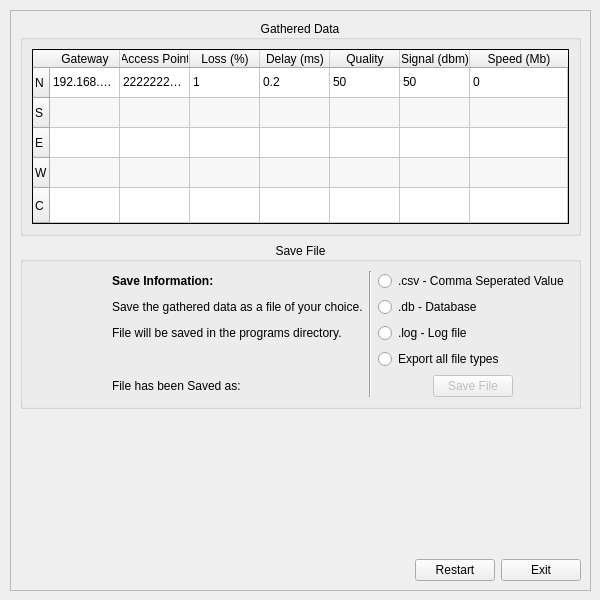
<?xml version="1.0" encoding="UTF-8"?>
<ui version="4.0">
 <class>MainWindow</class>
 <widget class="QWidget" name="MainWindow">
  <property name="enabled">
   <bool>true</bool>
  </property>
  <property name="geometry">
   <rect>
    <x>0</x>
    <y>0</y>
    <width>600</width>
    <height>600</height>
   </rect>
  </property>
  <property name="sizePolicy">
   <sizepolicy hsizetype="Maximum" vsizetype="Maximum">
    <horstretch>0</horstretch>
    <verstretch>0</verstretch>
   </sizepolicy>
  </property>
  <property name="minimumSize">
   <size>
    <width>600</width>
    <height>600</height>
   </size>
  </property>
  <property name="maximumSize">
   <size>
    <width>600</width>
    <height>600</height>
   </size>
  </property>
  <property name="windowTitle">
   <string>Wifi Sniffer</string>
  </property>
  <property name="windowIcon">
   <iconset>
    <normaloff>logo.png</normaloff>logo.png</iconset>
  </property>
  <widget class="QFrame" name="viewOne">
   <property name="enabled">
    <bool>true</bool>
   </property>
   <property name="geometry">
    <rect>
     <x>10</x>
     <y>600</y>
     <width>580</width>
     <height>580</height>
    </rect>
   </property>
   <property name="sizePolicy">
    <sizepolicy hsizetype="Maximum" vsizetype="Minimum">
     <horstretch>0</horstretch>
     <verstretch>0</verstretch>
    </sizepolicy>
   </property>
   <property name="minimumSize">
    <size>
     <width>580</width>
     <height>580</height>
    </size>
   </property>
   <property name="maximumSize">
    <size>
     <width>580</width>
     <height>580</height>
    </size>
   </property>
   <property name="layoutDirection">
    <enum>Qt::LeftToRight</enum>
   </property>
   <property name="styleSheet">
    <string notr="true"/>
   </property>
   <property name="frameShape">
    <enum>QFrame::StyledPanel</enum>
   </property>
   <property name="frameShadow">
    <enum>QFrame::Raised</enum>
   </property>
   <layout class="QGridLayout" name="gridLayout">
    <item row="5" column="2">
     <widget class="QPushButton" name="floorNext">
      <property name="enabled">
       <bool>false</bool>
      </property>
      <property name="minimumSize">
       <size>
        <width>150</width>
        <height>0</height>
       </size>
      </property>
      <property name="text">
       <string>Next</string>
      </property>
     </widget>
    </item>
    <item row="0" column="2">
     <widget class="QLabel" name="label_2">
      <property name="sizePolicy">
       <sizepolicy hsizetype="Fixed" vsizetype="Fixed">
        <horstretch>150</horstretch>
        <verstretch>150</verstretch>
       </sizepolicy>
      </property>
      <property name="maximumSize">
       <size>
        <width>150</width>
        <height>150</height>
       </size>
      </property>
      <property name="text">
       <string/>
      </property>
      <property name="pixmap">
       <pixmap>logo.png</pixmap>
      </property>
      <property name="scaledContents">
       <bool>true</bool>
      </property>
     </widget>
    </item>
    <item row="0" column="0" rowspan="6">
     <widget class="QLabel" name="floorImage">
      <property name="sizePolicy">
       <sizepolicy hsizetype="Maximum" vsizetype="Maximum">
        <horstretch>0</horstretch>
        <verstretch>0</verstretch>
       </sizepolicy>
      </property>
      <property name="minimumSize">
       <size>
        <width>400</width>
        <height>0</height>
       </size>
      </property>
      <property name="maximumSize">
       <size>
        <width>400</width>
        <height>16777215</height>
       </size>
      </property>
      <property name="font">
       <font>
        <weight>50</weight>
        <bold>false</bold>
       </font>
      </property>
      <property name="text">
       <string/>
      </property>
      <property name="pixmap">
       <pixmap>assets/0U.jpg</pixmap>
      </property>
      <property name="scaledContents">
       <bool>true</bool>
      </property>
      <property name="alignment">
       <set>Qt::AlignCenter</set>
      </property>
     </widget>
    </item>
    <item row="1" column="2">
     <widget class="QGroupBox" name="selectFloor">
      <property name="sizePolicy">
       <sizepolicy hsizetype="Fixed" vsizetype="Fixed">
        <horstretch>150</horstretch>
        <verstretch>0</verstretch>
       </sizepolicy>
      </property>
      <property name="minimumSize">
       <size>
        <width>150</width>
        <height>0</height>
       </size>
      </property>
      <property name="maximumSize">
       <size>
        <width>150</width>
        <height>16777215</height>
       </size>
      </property>
      <property name="font">
       <font>
        <weight>50</weight>
        <bold>false</bold>
       </font>
      </property>
      <property name="title">
       <string> Please Select a Floor </string>
      </property>
      <property name="alignment">
       <set>Qt::AlignCenter</set>
      </property>
      <layout class="QGridLayout" name="gridLayout_6">
       <item row="0" column="0">
        <layout class="QGridLayout" name="gridLayout_5">
         <item row="2" column="0">
          <widget class="QRadioButton" name="secondFloor">
           <property name="layoutDirection">
            <enum>Qt::LeftToRight</enum>
           </property>
           <property name="text">
            <string>Second Floor</string>
           </property>
          </widget>
         </item>
         <item row="1" column="0">
          <widget class="QRadioButton" name="firstFloor">
           <property name="layoutDirection">
            <enum>Qt::LeftToRight</enum>
           </property>
           <property name="text">
            <string>First Floor</string>
           </property>
          </widget>
         </item>
         <item row="0" column="0">
          <widget class="QRadioButton" name="groundFloor">
           <property name="layoutDirection">
            <enum>Qt::LeftToRight</enum>
           </property>
           <property name="text">
            <string>Ground Floor</string>
           </property>
           <property name="checked">
            <bool>true</bool>
           </property>
          </widget>
         </item>
        </layout>
       </item>
      </layout>
     </widget>
    </item>
    <item row="3" column="2">
     <widget class="QGroupBox" name="groupBox">
      <property name="sizePolicy">
       <sizepolicy hsizetype="Preferred" vsizetype="Maximum">
        <horstretch>0</horstretch>
        <verstretch>0</verstretch>
       </sizepolicy>
      </property>
      <property name="title">
       <string> Select Room </string>
      </property>
      <property name="alignment">
       <set>Qt::AlignCenter</set>
      </property>
      <layout class="QGridLayout" name="gridLayout_8">
       <item row="0" column="0">
        <widget class="QComboBox" name="selectRoom"/>
       </item>
      </layout>
     </widget>
    </item>
    <item row="2" column="2">
     <widget class="QGroupBox" name="selectWing">
      <property name="enabled">
       <bool>true</bool>
      </property>
      <property name="sizePolicy">
       <sizepolicy hsizetype="Preferred" vsizetype="Fixed">
        <horstretch>0</horstretch>
        <verstretch>0</verstretch>
       </sizepolicy>
      </property>
      <property name="title">
       <string> Select Wing </string>
      </property>
      <property name="alignment">
       <set>Qt::AlignCenter</set>
      </property>
      <layout class="QGridLayout" name="gridLayout_7">
       <item row="0" column="0">
        <widget class="QRadioButton" name="u">
         <property name="text">
          <string>U</string>
         </property>
         <property name="checked">
          <bool>true</bool>
         </property>
        </widget>
       </item>
       <item row="0" column="1">
        <widget class="QRadioButton" name="v">
         <property name="text">
          <string>V</string>
         </property>
        </widget>
       </item>
       <item row="0" column="2">
        <widget class="QRadioButton" name="w">
         <property name="text">
          <string>W</string>
         </property>
        </widget>
       </item>
       <item row="1" column="2">
        <widget class="QRadioButton" name="z">
         <property name="text">
          <string>Z</string>
         </property>
        </widget>
       </item>
       <item row="1" column="1">
        <widget class="QRadioButton" name="y">
         <property name="text">
          <string>Y</string>
         </property>
        </widget>
       </item>
       <item row="1" column="0">
        <widget class="QRadioButton" name="x">
         <property name="text">
          <string>X</string>
         </property>
        </widget>
       </item>
      </layout>
     </widget>
    </item>
   </layout>
   <zorder>floorImage</zorder>
   <zorder>floorNext</zorder>
   <zorder>selectFloor</zorder>
   <zorder>selectWing</zorder>
   <zorder>groupBox</zorder>
   <zorder>label_2</zorder>
  </widget>
  <widget class="QFrame" name="viewTwo">
   <property name="geometry">
    <rect>
     <x>10</x>
     <y>600</y>
     <width>578</width>
     <height>572</height>
    </rect>
   </property>
   <property name="styleSheet">
    <string notr="true"/>
   </property>
   <property name="frameShape">
    <enum>QFrame::StyledPanel</enum>
   </property>
   <property name="frameShadow">
    <enum>QFrame::Raised</enum>
   </property>
   <layout class="QGridLayout" name="gridLayout_2">
    <item row="2" column="4">
     <widget class="QPushButton" name="roomNext">
      <property name="enabled">
       <bool>false</bool>
      </property>
      <property name="sizePolicy">
       <sizepolicy hsizetype="MinimumExpanding" vsizetype="Fixed">
        <horstretch>0</horstretch>
        <verstretch>0</verstretch>
       </sizepolicy>
      </property>
      <property name="minimumSize">
       <size>
        <width>150</width>
        <height>0</height>
       </size>
      </property>
      <property name="maximumSize">
       <size>
        <width>75</width>
        <height>16777215</height>
       </size>
      </property>
      <property name="text">
       <string>Next</string>
      </property>
     </widget>
    </item>
    <item row="1" column="4">
     <widget class="QGroupBox" name="groupBox_2">
      <property name="sizePolicy">
       <sizepolicy hsizetype="Minimum" vsizetype="Preferred">
        <horstretch>0</horstretch>
        <verstretch>0</verstretch>
       </sizepolicy>
      </property>
      <property name="minimumSize">
       <size>
        <width>150</width>
        <height>0</height>
       </size>
      </property>
      <property name="maximumSize">
       <size>
        <width>150</width>
        <height>16777215</height>
       </size>
      </property>
      <property name="title">
       <string>Room Information</string>
      </property>
      <property name="alignment">
       <set>Qt::AlignCenter</set>
      </property>
      <layout class="QVBoxLayout" name="verticalLayout">
       <item>
        <widget class="QPlainTextEdit" name="scanInfo">
         <property name="frameShape">
          <enum>QFrame::Box</enum>
         </property>
         <property name="frameShadow">
          <enum>QFrame::Plain</enum>
         </property>
         <property name="readOnly">
          <bool>true</bool>
         </property>
         <property name="plainText">
          <string>Stand at the North most point of the room and click the scan button, Repeat these steps for each point as requested.

Once the scan is complete the results will be displayed.</string>
         </property>
         <property name="backgroundVisible">
          <bool>false</bool>
         </property>
         <property name="centerOnScroll">
          <bool>false</bool>
         </property>
        </widget>
       </item>
       <item>
        <widget class="QPushButton" name="scanButton">
         <property name="text">
          <string>Scan North</string>
         </property>
        </widget>
       </item>
      </layout>
     </widget>
    </item>
    <item row="0" column="4">
     <widget class="QLabel" name="label_4">
      <property name="sizePolicy">
       <sizepolicy hsizetype="Fixed" vsizetype="Fixed">
        <horstretch>150</horstretch>
        <verstretch>150</verstretch>
       </sizepolicy>
      </property>
      <property name="maximumSize">
       <size>
        <width>150</width>
        <height>150</height>
       </size>
      </property>
      <property name="text">
       <string/>
      </property>
      <property name="pixmap">
       <pixmap>logo.png</pixmap>
      </property>
      <property name="scaledContents">
       <bool>true</bool>
      </property>
     </widget>
    </item>
    <item row="0" column="0" rowspan="3">
     <widget class="QLabel" name="roomImage">
      <property name="sizePolicy">
       <sizepolicy hsizetype="Maximum" vsizetype="Maximum">
        <horstretch>0</horstretch>
        <verstretch>0</verstretch>
       </sizepolicy>
      </property>
      <property name="minimumSize">
       <size>
        <width>400</width>
        <height>0</height>
       </size>
      </property>
      <property name="maximumSize">
       <size>
        <width>400</width>
        <height>16777215</height>
       </size>
      </property>
      <property name="lineWidth">
       <number>0</number>
      </property>
      <property name="text">
       <string/>
      </property>
      <property name="pixmap">
       <pixmap>assets/rooms/U103.jpg</pixmap>
      </property>
      <property name="scaledContents">
       <bool>true</bool>
      </property>
     </widget>
    </item>
   </layout>
  </widget>
  <widget class="QFrame" name="viewThree">
   <property name="geometry">
    <rect>
     <x>10</x>
     <y>10</y>
     <width>581</width>
     <height>581</height>
    </rect>
   </property>
   <property name="styleSheet">
    <string notr="true"/>
   </property>
   <property name="frameShape">
    <enum>QFrame::StyledPanel</enum>
   </property>
   <property name="frameShadow">
    <enum>QFrame::Raised</enum>
   </property>
   <layout class="QGridLayout" name="gridLayout_3">
    <item row="1" column="0" colspan="3">
     <widget class="QGroupBox" name="saveFileBox">
      <property name="title">
       <string>Save File</string>
      </property>
      <property name="alignment">
       <set>Qt::AlignCenter</set>
      </property>
      <layout class="QGridLayout" name="gridLayout_9">
       <item row="0" column="0">
        <layout class="QGridLayout" name="gridLayout_10">
         <item row="0" column="1">
          <widget class="QLabel" name="saveInfo">
           <property name="font">
            <font>
             <weight>75</weight>
             <bold>true</bold>
            </font>
           </property>
           <property name="text">
            <string>Save Information:</string>
           </property>
          </widget>
         </item>
         <item row="2" column="1">
          <widget class="QLabel" name="saveData2">
           <property name="text">
            <string>File will be saved in the programs directory.</string>
           </property>
          </widget>
         </item>
         <item row="4" column="3" alignment="Qt::AlignHCenter">
          <widget class="QPushButton" name="saveFileBttn">
           <property name="enabled">
            <bool>false</bool>
           </property>
           <property name="sizePolicy">
            <sizepolicy hsizetype="Fixed" vsizetype="Fixed">
             <horstretch>0</horstretch>
             <verstretch>0</verstretch>
            </sizepolicy>
           </property>
           <property name="text">
            <string>Save File</string>
           </property>
          </widget>
         </item>
         <item row="4" column="1">
          <widget class="QLabel" name="saveFileLoc">
           <property name="text">
            <string>File has been Saved as:</string>
           </property>
          </widget>
         </item>
         <item row="2" column="3">
          <widget class="QRadioButton" name="logFile">
           <property name="text">
            <string>.log - Log file</string>
           </property>
          </widget>
         </item>
         <item row="1" column="1">
          <widget class="QLabel" name="saveData1">
           <property name="text">
            <string>Save the gathered data as a file of your choice.</string>
           </property>
          </widget>
         </item>
         <item row="0" column="3">
          <widget class="QRadioButton" name="csv">
           <property name="text">
            <string>.csv - Comma Seperated Value</string>
           </property>
          </widget>
         </item>
         <item row="0" column="0" rowspan="5">
          <widget class="QLabel" name="saveFileIcon">
           <property name="maximumSize">
            <size>
             <width>110</width>
             <height>115</height>
            </size>
           </property>
           <property name="text">
            <string/>
           </property>
           <property name="pixmap">
            <pixmap>saveIcon.png</pixmap>
           </property>
           <property name="scaledContents">
            <bool>true</bool>
           </property>
           <property name="margin">
            <number>5</number>
           </property>
          </widget>
         </item>
         <item row="0" column="2" rowspan="5">
          <widget class="Line" name="line">
           <property name="orientation">
            <enum>Qt::Vertical</enum>
           </property>
          </widget>
         </item>
         <item row="1" column="3">
          <widget class="QRadioButton" name="database">
           <property name="text">
            <string>.db - Database</string>
           </property>
          </widget>
         </item>
         <item row="3" column="3">
          <widget class="QRadioButton" name="allFiles">
           <property name="text">
            <string>Export all file types</string>
           </property>
          </widget>
         </item>
        </layout>
       </item>
      </layout>
     </widget>
    </item>
    <item row="2" column="0" colspan="3">
     <widget class="QLabel" name="bannerImage">
      <property name="text">
       <string/>
      </property>
      <property name="pixmap">
       <pixmap>teamAwesome.png</pixmap>
      </property>
      <property name="alignment">
       <set>Qt::AlignCenter</set>
      </property>
     </widget>
    </item>
    <item row="3" column="0">
     <spacer name="horizontalSpacer">
      <property name="orientation">
       <enum>Qt::Horizontal</enum>
      </property>
      <property name="sizeHint" stdset="0">
       <size>
        <width>40</width>
        <height>20</height>
       </size>
      </property>
     </spacer>
    </item>
    <item row="3" column="1">
     <widget class="QPushButton" name="restartButton">
      <property name="text">
       <string>Restart</string>
      </property>
     </widget>
    </item>
    <item row="0" column="0" colspan="3">
     <widget class="QGroupBox" name="groupBox_3">
      <property name="sizePolicy">
       <sizepolicy hsizetype="Preferred" vsizetype="Maximum">
        <horstretch>0</horstretch>
        <verstretch>0</verstretch>
       </sizepolicy>
      </property>
      <property name="title">
       <string>Gathered Data</string>
      </property>
      <property name="alignment">
       <set>Qt::AlignCenter</set>
      </property>
      <layout class="QGridLayout" name="gridLayout_4">
       <item row="0" column="0">
        <widget class="QTableWidget" name="dataTable">
         <property name="maximumSize">
          <size>
           <width>16777215</width>
           <height>175</height>
          </size>
         </property>
         <property name="frameShape">
          <enum>QFrame::Box</enum>
         </property>
         <property name="frameShadow">
          <enum>QFrame::Plain</enum>
         </property>
         <property name="verticalScrollBarPolicy">
          <enum>Qt::ScrollBarAlwaysOff</enum>
         </property>
         <property name="horizontalScrollBarPolicy">
          <enum>Qt::ScrollBarAlwaysOff</enum>
         </property>
         <property name="editTriggers">
          <set>QAbstractItemView::NoEditTriggers</set>
         </property>
         <property name="alternatingRowColors">
          <bool>true</bool>
         </property>
         <property name="selectionMode">
          <enum>QAbstractItemView::NoSelection</enum>
         </property>
         <property name="showGrid">
          <bool>true</bool>
         </property>
         <attribute name="horizontalHeaderDefaultSectionSize">
          <number>70</number>
         </attribute>
         <attribute name="horizontalHeaderStretchLastSection">
          <bool>true</bool>
         </attribute>
         <attribute name="verticalHeaderStretchLastSection">
          <bool>true</bool>
         </attribute>
         <row>
          <property name="text">
           <string>N</string>
          </property>
         </row>
         <row>
          <property name="text">
           <string>S</string>
          </property>
         </row>
         <row>
          <property name="text">
           <string>E</string>
          </property>
         </row>
         <row>
          <property name="text">
           <string>W</string>
          </property>
         </row>
         <row>
          <property name="text">
           <string>C</string>
          </property>
         </row>
         <column>
          <property name="text">
           <string>Gateway</string>
          </property>
         </column>
         <column>
          <property name="text">
           <string>Access Point</string>
          </property>
         </column>
         <column>
          <property name="text">
           <string>Loss (%)</string>
          </property>
         </column>
         <column>
          <property name="text">
           <string>Delay (ms)</string>
          </property>
         </column>
         <column>
          <property name="text">
           <string>Quality</string>
          </property>
         </column>
         <column>
          <property name="text">
           <string>Signal (dbm)</string>
          </property>
         </column>
         <column>
          <property name="text">
           <string>Speed (Mb)</string>
          </property>
         </column>
         <item row="0" column="0">
          <property name="text">
           <string>192.168.1.31</string>
          </property>
         </item>
         <item row="0" column="1">
          <property name="text">
           <string>2222222222</string>
          </property>
         </item>
         <item row="0" column="2">
          <property name="text">
           <string>1</string>
          </property>
         </item>
         <item row="0" column="3">
          <property name="text">
           <string>0.2</string>
          </property>
         </item>
         <item row="0" column="4">
          <property name="text">
           <string>50</string>
          </property>
         </item>
         <item row="0" column="5">
          <property name="text">
           <string>50</string>
          </property>
         </item>
         <item row="0" column="6">
          <property name="text">
           <string>0</string>
          </property>
         </item>
        </widget>
       </item>
      </layout>
     </widget>
    </item>
    <item row="3" column="2">
     <widget class="QPushButton" name="exitButton">
      <property name="text">
       <string>Exit</string>
      </property>
     </widget>
    </item>
   </layout>
  </widget>
  <zorder>viewOne</zorder>
  <zorder>viewThree</zorder>
  <zorder>viewTwo</zorder>
 </widget>
 <resources/>
 <connections/>
</ui>
